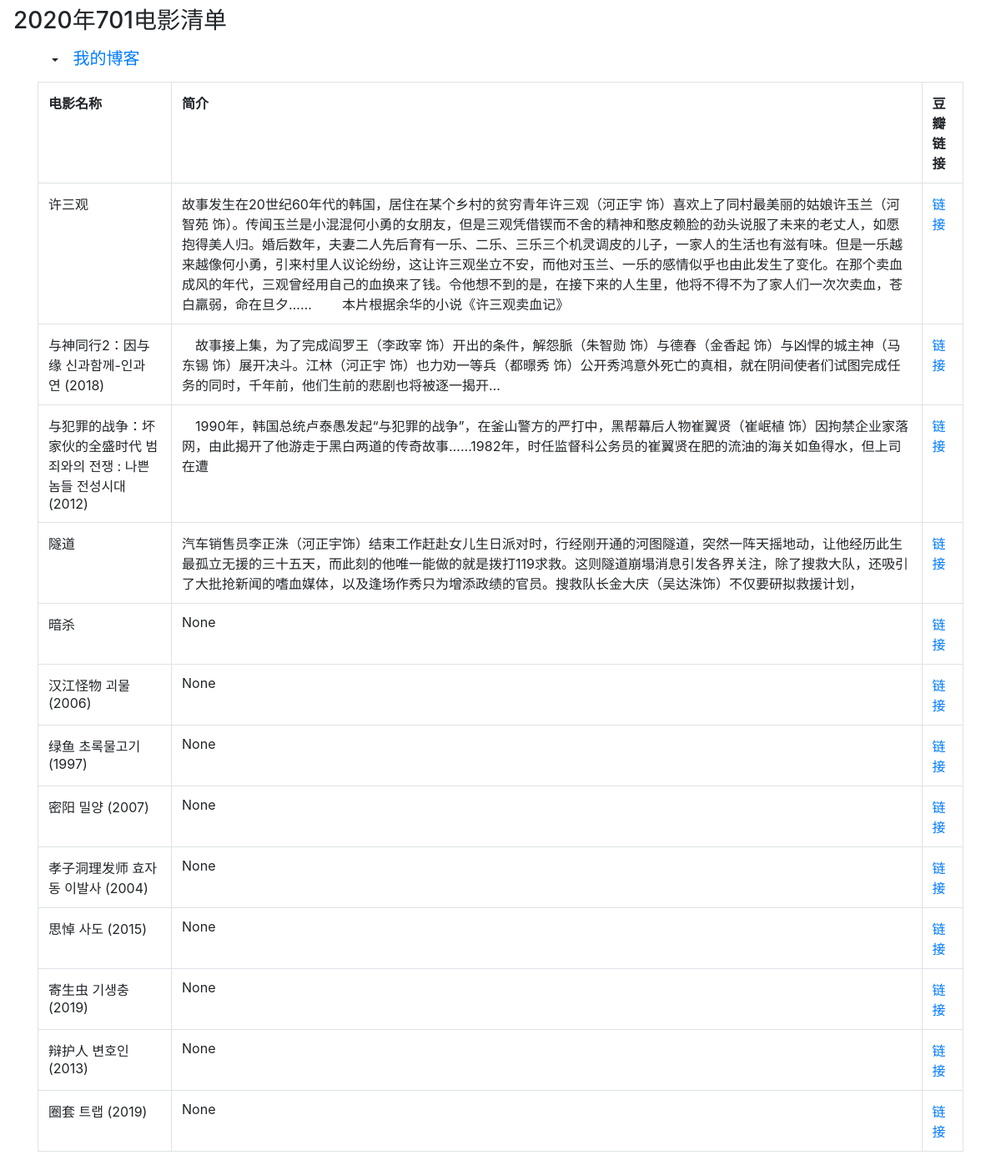
The page / on the database its author committed.
### tables this page shows
CREATE TABLE "movie" (
  "mname" text(255),
  "mdesc" text(255),
  "mpath" text(255)
);

### main.py (the view)
@app.route('/')
def show():
    con = sqlite3.connect(path)
    cur = con.cursor()
    cur.execute("select * from movie")
    rows = cur.fetchall()
    con.close()
    return render_template('index.html', rows=rows)

### templates/index.html (shortened to what this page needs)
{% extends "base.html" %}
{% block page_content %}
<table class="table table-bordered">
    <tr>
        <th>电影名称</th>
        <th>简介</th>
        <th>豆瓣链接</th>
    </tr>
    {% for i in rows %}
    <tr>
        <td>{{ i[0] }}</td>
        <td>{{ i[1] }}</td>
        <td><a href={{ i[2] }}>链接</a></td>
    </tr>
    {% endfor %}
</table>
{% endblock %}

### templates/base.html (shortened to what this page needs)
{% block navbar %}
<head>
    <link href="{{url_for('static',filename='css/bootstrap.css')}}" rel="stylesheet">
</head>
<div class="navbar navbar-inverse" role="navigation">
    <div>
        <h3>2020年701电影清单</h3>
    </div>
    <div class="container">
        <div class="navbar-header">
            <button class="btn dropdown-toggle" data-toggle="collapse" data-target=".navbar-collapse">
            </button>
            <a class="navbar-brand" href="https://takblog.ga">我的博客</a>
        </div>
    </div>
</div>
{% endblock %}
{% block content %}
<div class="container">
    {% block page_content %}{% endblock %}
</div>
{% endblock %}

### templates/base.html (style rules this page uses)
div { text-align: center }

### rows shown on the page
movie: mname "许三观", mdesc "故事发生在20世纪60年代的韩国，居住在某个乡村的贫穷青年许三观（河正宇 饰）喜欢上了同村最美丽的姑娘许玉兰（河智苑 饰）。传闻玉兰是小混混何小勇的女朋友，但是三观凭借锲而不舍的精神和憨皮赖脸的劲头说服了未来的老丈人，如愿抱得美人归。婚后数年，夫妻二人先后育有一乐、二乐、三乐三个机灵调皮的儿子，一家人的生活也有滋有味。但是一乐越来越像何小勇，引来村里人议论纷纷，这让许三观坐立不安，而他对玉兰、一乐的感情似乎也由此发生了变化。在那个卖血成风的年代，三观曾经用自己的血换来了钱。令他想不到的是，在接下来的人生里，他将不得不为了家人们一次次卖血，苍白羸弱，命在旦夕…… 本片根据余华的小说《许三观卖血记》"
movie: mname "与神同行2：因与缘 신과함께-인과 연 (2018)", mdesc "故事接上集，为了完成阎罗王（李政宰 饰）开出的条件，解怨脈（朱智勋 饰）与德春（金香起 饰）与凶悍的城主神（马东锡 饰）展开决斗。江林（河正宇 饰）也力劝一等兵（都暻秀 饰）公开秀鸿意外死亡的真相，就在阴间使者们试图完成任务的同时，千年前，他们生前的悲剧也将被逐一揭开…"
movie: mname "与犯罪的战争：坏家伙的全盛时代 범죄와의 전쟁 : 나쁜놈들 전성시대 (2012)", mdesc "1990年，韩国总统卢泰愚发起“与犯罪的战争”，在釜山警方的严打中，黑帮幕后人物崔翼贤（崔岷植 饰）因拘禁企业家落网，由此揭开了他游走于黑白两道的传奇故事……1982年，时任监督科公务员的崔翼贤在肥的流油的海关如鱼得水，但上司在遭"
movie: mname "隧道", mdesc "汽车销售员李正洙（河正宇饰）结束工作赶赴女儿生日派对时，行经刚开通的河图隧道，突然一阵天摇地动，让他经历此生最孤立无援的三十五天，而此刻的他唯一能做的就是拨打119求救。这则隧道崩塌消息引发各界关注，除了搜救大队，还吸引了大批抢新闻的嗜血媒体，以及逢场作秀只为增添政绩的官员。搜救队长金大庆（吴达洙饰）不仅要研拟救援计划，"
movie: mname "暗杀", i "None"
movie: mname "汉江怪物 괴물 (2006)", i "None"
movie: mname "绿鱼 초록물고기 (1997)", i "None"
movie: mname "密阳 밀양 (2007)", i "None"
movie: mname "孝子洞理发师 효자동 이발사 (2004)", i "None"
movie: mname "思悼 사도 (2015)", i "None"
movie: mname "寄生虫 기생충 (2019)", i "None"
movie: mname "辩护人 변호인 (2013)", i "None"
movie: mname "圈套 트랩 (2019)", i "None"
